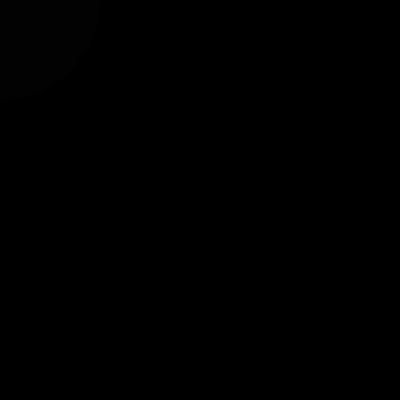
Frame 1 (no input)
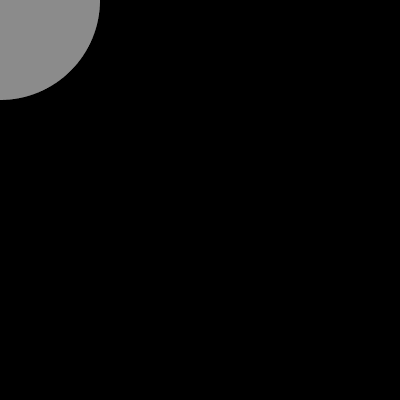
Frame 60 (the mouse pressed at the canvas centre just before this capture)
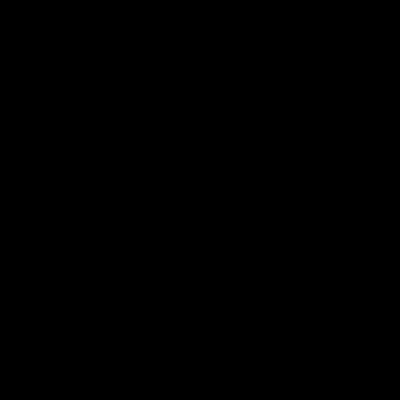
Frame 120 (the mouse held since frame 60 and released just before this capture)

The Processing sketch that drew these frames (run headless with seeded random() and noise(); from frame 60 on, the mouse is pressed at the canvas centre):

// Processing sketch: processing_86710
// ── processing_86710.pde

//hw3
//copyright jingjing chen jingjin1@andrew.cmu.edu

void setup()
{   
  background(0);
  size(400,400);
  smooth();
}

void draw()
{ 
  fill(random(200,255),random(0,10));
  noStroke();
  
  if (mousePressed == false) 
{
ellipse(mouseX,mouseY,abs(0.5*width-pmouseX),abs(0.5*height-pmouseX));
}

else {
background(0);
fill(0);
}
}
